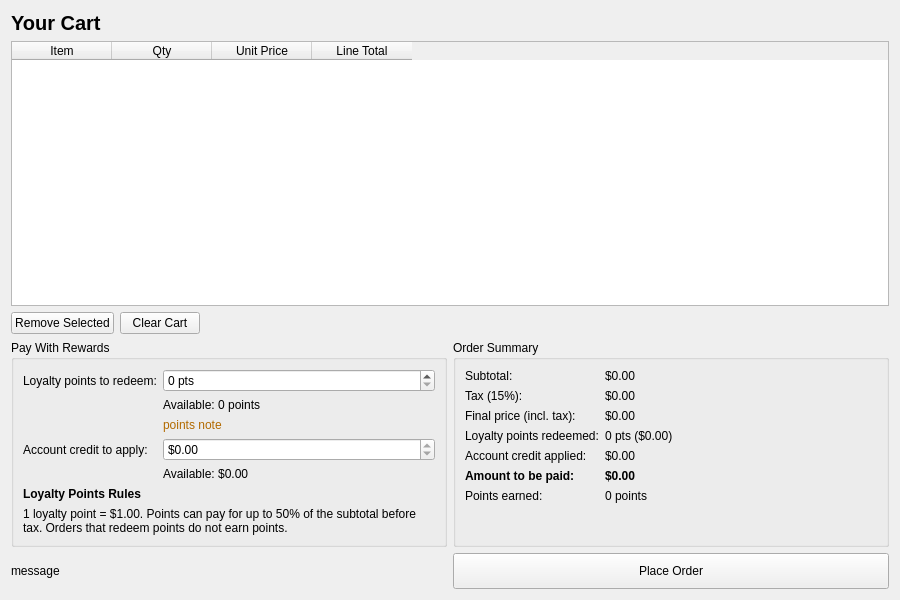
<?xml version="1.0" encoding="UTF-8"?>
<ui version="4.0">
 <class>CheckoutView</class>
 <widget class="QWidget" name="CheckoutView">
  <property name="geometry">
   <rect>
    <x>0</x>
    <y>0</y>
    <width>900</width>
    <height>600</height>
   </rect>
  </property>
  <property name="windowTitle">
   <string>Checkout</string>
  </property>
  <layout class="QVBoxLayout" name="mainLayout">
   <item>
    <widget class="QLabel" name="titleLabel">
     <property name="font">
      <font>
       <pointsize>15</pointsize>
       <bold>true</bold>
      </font>
     </property>
     <property name="text">
      <string>Your Cart</string>
     </property>
    </widget>
   </item>
   <item>
    <widget class="QTableWidget" name="cartTable">
     <property name="editTriggers">
      <set>QAbstractItemView::NoEditTriggers</set>
     </property>
     <property name="selectionMode">
      <enum>QAbstractItemView::SingleSelection</enum>
     </property>
     <property name="selectionBehavior">
      <enum>QAbstractItemView::SelectRows</enum>
     </property>
     <attribute name="verticalHeaderVisible">
      <bool>false</bool>
     </attribute>
     <column>
      <property name="text">
       <string>Item</string>
      </property>
     </column>
     <column>
      <property name="text">
       <string>Qty</string>
      </property>
     </column>
     <column>
      <property name="text">
       <string>Unit Price</string>
      </property>
     </column>
     <column>
      <property name="text">
       <string>Line Total</string>
      </property>
     </column>
    </widget>
   </item>
   <item>
    <layout class="QHBoxLayout" name="cartButtonsLayout">
     <item>
      <widget class="QPushButton" name="removeItemButton">
       <property name="text">
        <string>Remove Selected</string>
       </property>
      </widget>
     </item>
     <item>
      <widget class="QPushButton" name="clearCartButton">
       <property name="text">
        <string>Clear Cart</string>
       </property>
      </widget>
     </item>
     <item>
      <spacer name="cartButtonsSpacer">
       <property name="orientation">
        <enum>Qt::Horizontal</enum>
       </property>
       <property name="sizeHint" stdset="0">
        <size>
         <width>40</width>
         <height>20</height>
        </size>
       </property>
      </spacer>
     </item>
    </layout>
   </item>
   <item>
    <layout class="QHBoxLayout" name="checkoutLayout">
     <item>
      <widget class="QGroupBox" name="rewardsGroupBox">
       <property name="title">
        <string>Pay With Rewards</string>
       </property>
       <layout class="QFormLayout" name="rewardsFormLayout">
        <item row="0" column="0">
         <widget class="QLabel" name="pointsLabel">
          <property name="text">
           <string>Loyalty points to redeem:</string>
          </property>
         </widget>
        </item>
        <item row="0" column="1">
         <widget class="QSpinBox" name="pointsSpinBox">
          <property name="suffix">
           <string> pts</string>
          </property>
         </widget>
        </item>
        <item row="1" column="1">
         <widget class="QLabel" name="availablePointsLabel">
          <property name="text">
           <string>Available: 0 points</string>
          </property>
         </widget>
        </item>
        <item row="2" column="1">
         <widget class="QLabel" name="pointsNoteLabel">
          <property name="styleSheet">
           <string notr="true">color: #b26a00;</string>
          </property>
          <property name="text">
           <string>points note</string>
          </property>
          <property name="wordWrap">
           <bool>true</bool>
          </property>
         </widget>
        </item>
        <item row="3" column="0">
         <widget class="QLabel" name="creditLabel">
          <property name="text">
           <string>Account credit to apply:</string>
          </property>
         </widget>
        </item>
        <item row="3" column="1">
         <widget class="QDoubleSpinBox" name="creditSpinBox">
          <property name="prefix">
           <string>$</string>
          </property>
          <property name="decimals">
           <number>2</number>
          </property>
          <property name="maximum">
           <double>0.000000000000000</double>
          </property>
          <property name="singleStep">
           <double>1.000000000000000</double>
          </property>
         </widget>
        </item>
        <item row="4" column="1">
         <widget class="QLabel" name="availableCreditLabel">
          <property name="text">
           <string>Available: $0.00</string>
          </property>
         </widget>
        </item>
        <item row="5" column="0" colspan="2">
         <widget class="QLabel" name="rewardsRulesHeadingLabel">
          <property name="font">
           <font><bold>true</bold></font>
          </property>
          <property name="text">
           <string>Loyalty Points Rules</string>
          </property>
         </widget>
        </item>
        <item row="6" column="0" colspan="2">
         <widget class="QLabel" name="rewardsRulesLabel">
          <property name="text">
           <string>1 loyalty point = $1.00. Points can pay for up to 50% of the subtotal before tax. Orders that redeem points do not earn points.</string>
          </property>
          <property name="wordWrap">
           <bool>true</bool>
          </property>
         </widget>
        </item>
       </layout>
      </widget>
     </item>
     <item>
      <widget class="QGroupBox" name="summaryGroupBox">
       <property name="title">
        <string>Order Summary</string>
       </property>
       <layout class="QFormLayout" name="summaryFormLayout">
        <item row="0" column="0">
         <widget class="QLabel" name="subtotalLabel">
          <property name="text">
           <string>Subtotal:</string>
          </property>
         </widget>
        </item>
        <item row="0" column="1">
         <widget class="QLabel" name="subtotalValueLabel">
          <property name="text">
           <string>$0.00</string>
          </property>
         </widget>
        </item>
        <item row="1" column="0">
         <widget class="QLabel" name="taxLabel">
          <property name="text">
           <string>Tax (15%):</string>
          </property>
         </widget>
        </item>
        <item row="1" column="1">
         <widget class="QLabel" name="taxValueLabel">
          <property name="text">
           <string>$0.00</string>
          </property>
         </widget>
        </item>
        <item row="2" column="0">
         <widget class="QLabel" name="totalLabel">
          <property name="text">
           <string>Final price (incl. tax):</string>
          </property>
         </widget>
        </item>
        <item row="2" column="1">
         <widget class="QLabel" name="totalValueLabel">
          <property name="text">
           <string>$0.00</string>
          </property>
         </widget>
        </item>
        <item row="3" column="0">
         <widget class="QLabel" name="pointsRedeemedLabel">
          <property name="text">
           <string>Loyalty points redeemed:</string>
          </property>
         </widget>
        </item>
        <item row="3" column="1">
         <widget class="QLabel" name="pointsRedeemedValueLabel">
          <property name="text">
           <string>0 pts ($0.00)</string>
          </property>
         </widget>
        </item>
        <item row="4" column="0">
         <widget class="QLabel" name="creditAppliedLabel">
          <property name="text">
           <string>Account credit applied:</string>
          </property>
         </widget>
        </item>
        <item row="4" column="1">
         <widget class="QLabel" name="creditAppliedValueLabel">
          <property name="text">
           <string>$0.00</string>
          </property>
         </widget>
        </item>
        <item row="5" column="0">
         <widget class="QLabel" name="amountDueLabel">
          <property name="font">
           <font>
            <bold>true</bold>
           </font>
          </property>
          <property name="text">
           <string>Amount to be paid:</string>
          </property>
         </widget>
        </item>
        <item row="5" column="1">
         <widget class="QLabel" name="amountDueValueLabel">
          <property name="font">
           <font>
            <bold>true</bold>
           </font>
          </property>
          <property name="text">
           <string>$0.00</string>
          </property>
         </widget>
        </item>
        <item row="6" column="0">
         <widget class="QLabel" name="pointsEarnedLabel">
          <property name="text">
           <string>Points earned:</string>
          </property>
         </widget>
        </item>
        <item row="6" column="1">
         <widget class="QLabel" name="pointsEarnedValueLabel">
          <property name="text">
           <string>0 points</string>
          </property>
         </widget>
        </item>
       </layout>
      </widget>
     </item>
    </layout>
   </item>
   <item>
    <layout class="QHBoxLayout" name="placeOrderLayout">
     <item>
      <widget class="QLabel" name="messageLabel">
       <property name="text">
        <string>message</string>
       </property>
       <property name="wordWrap">
        <bool>true</bool>
       </property>
      </widget>
     </item>
     <item>
      <widget class="QPushButton" name="placeOrderButton">
       <property name="minimumSize">
        <size>
         <width>160</width>
         <height>36</height>
        </size>
       </property>
       <property name="text">
        <string>Place Order</string>
       </property>
      </widget>
     </item>
    </layout>
   </item>
  </layout>
 </widget>
 <resources/>
 <connections/>
</ui>
